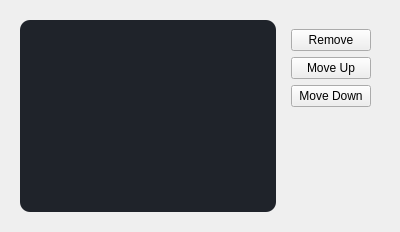
                   <widget class="QWidget" name="renderQueueTab">
                    <attribute name="title">
                     <string>Render Queue</string>
                    </attribute>
                    <layout class="QVBoxLayout" name="verticalLayout_27">
                     <item>
                      <widget class="QWidget" name="widget_22" native="true">
                       <layout class="QHBoxLayout" name="horizontalLayout_38">
                        <item>
                         <widget class="QListWidget" name="renderQueueListWidget">
                          <property name="styleSheet">
                           <string notr="true">QListWidget{
background-color:#1f232a;
border-radius:10px;
}</string>
                          </property>
                          <property name="showDropIndicator" stdset="0">
                           <bool>true</bool>
                          </property>
                         </widget>
                        </item>
                        <item>
                         <widget class="QWidget" name="widget_23" native="true">
                          <layout class="QVBoxLayout" name="verticalLayout_28">
                           <item>
                            <widget class="QPushButton" name="RemoveFromRenderQueue">
                             <property name="text">
                              <string>Remove</string>
                             </property>
                            </widget>
                           </item>
                           <item>
                            <widget class="QPushButton" name="MoveUpRenderQueue">
                             <property name="text">
                              <string>Move Up</string>
                             </property>
                            </widget>
                           </item>
                           <item>
                            <widget class="QPushButton" name="MoveDownRenderQueue">
                             <property name="text">
                              <string>Move Down</string>
                             </property>
                            </widget>
                           </item>
                           <item>
                            <spacer name="verticalSpacer_4">
                             <property name="orientation">
                              <enum>Qt::Orientation::Vertical</enum>
                             </property>
                             <property name="sizeHint" stdset="0">
                              <size>
                               <width>20</width>
                               <height>40</height>
                              </size>
                             </property>
                            </spacer>
                           </item>
                          </layout>
                         </widget>
                        </item>
                       </layout>
                      </widget>
                     </item>
                    </layout>
                   </widget>
